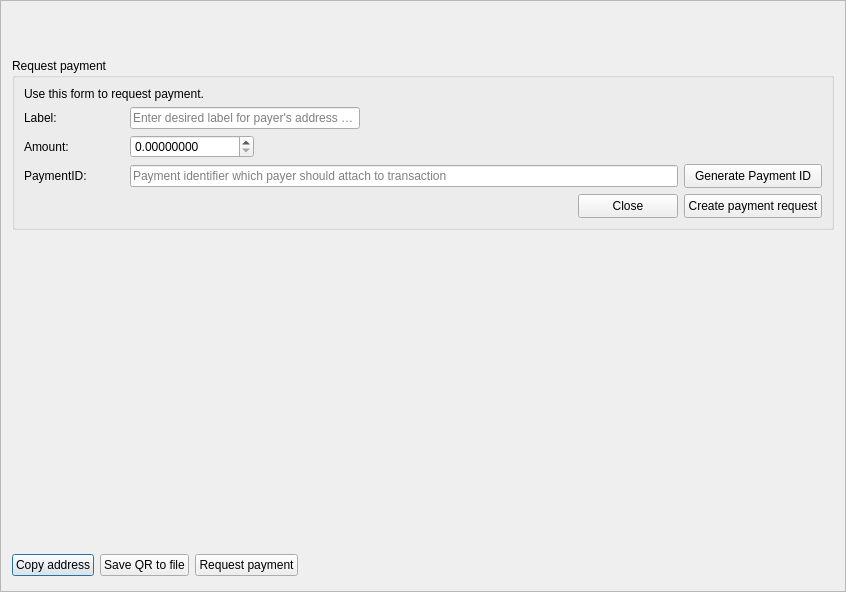
<?xml version="1.0" encoding="UTF-8"?>
<ui version="4.0">
 <class>ReceiveFrame</class>
 <widget class="QFrame" name="ReceiveFrame">
  <property name="geometry">
   <rect>
    <x>0</x>
    <y>0</y>
    <width>846</width>
    <height>592</height>
   </rect>
  </property>
  <property name="windowTitle">
   <string>Frame</string>
  </property>
  <property name="frameShape">
   <enum>QFrame::StyledPanel</enum>
  </property>
  <property name="frameShadow">
   <enum>QFrame::Raised</enum>
  </property>
  <layout class="QVBoxLayout" name="verticalLayout">
   <item>
    <widget class="QFrame" name="m_addressQRFrame">
     <property name="minimumSize">
      <size>
       <width>0</width>
       <height>40</height>
      </size>
     </property>
     <property name="frameShape">
      <enum>QFrame::NoFrame</enum>
     </property>
     <property name="frameShadow">
      <enum>QFrame::Raised</enum>
     </property>
     <layout class="QVBoxLayout" name="verticalLayout_2">
      <property name="margin">
       <number>0</number>
      </property>
      <item>
       <layout class="QHBoxLayout" name="qrCodeFrame">
        <item>
         <widget class="WalletGui::QRLabel" name="m_qrLabel">
          <property name="text">
           <string/>
          </property>
         </widget>
        </item>
        <item>
         <spacer name="horizontalSpacer_2">
          <property name="orientation">
           <enum>Qt::Horizontal</enum>
          </property>
          <property name="sizeHint" stdset="0">
           <size>
            <width>40</width>
            <height>20</height>
           </size>
          </property>
         </spacer>
        </item>
       </layout>
      </item>
     </layout>
    </widget>
   </item>
   <item>
    <widget class="QFrame" name="m_requestPaymentFrame">
     <property name="minimumSize">
      <size>
       <width>0</width>
       <height>0</height>
      </size>
     </property>
     <layout class="QVBoxLayout" name="verticalLayout_3">
      <property name="spacing">
       <number>0</number>
      </property>
      <property name="leftMargin">
       <number>0</number>
      </property>
      <property name="topMargin">
       <number>0</number>
      </property>
      <property name="rightMargin">
       <number>0</number>
      </property>
      <item>
       <widget class="QGroupBox" name="groupBox">
        <property name="title">
         <string>Request payment</string>
        </property>
        <layout class="QGridLayout" name="gridLayout">
         <item row="0" column="0" colspan="2">
          <widget class="QLabel" name="label">
           <property name="text">
            <string>Use this form to request payment.</string>
           </property>
          </widget>
         </item>
         <item row="1" column="0">
          <widget class="QLabel" name="label_7">
           <property name="text">
            <string>Label:</string>
           </property>
          </widget>
         </item>
         <item row="1" column="1" colspan="2">
          <widget class="QLineEdit" name="m_payerLabel">
           <property name="maxLength">
            <number>64</number>
           </property>
           <property name="placeholderText">
            <string>Enter desired label for payer's address book</string>
           </property>
          </widget>
         </item>
         <item row="1" column="3" colspan="4">
          <spacer name="horizontalSpacer_3">
           <property name="orientation">
            <enum>Qt::Horizontal</enum>
           </property>
           <property name="sizeHint" stdset="0">
            <size>
             <width>361</width>
             <height>20</height>
            </size>
           </property>
          </spacer>
         </item>
         <item row="2" column="0">
          <widget class="QLabel" name="label_3">
           <property name="text">
            <string>Amount:</string>
           </property>
          </widget>
         </item>
         <item row="2" column="1">
          <widget class="QDoubleSpinBox" name="m_requestAmountSpin">
           <property name="sizePolicy">
            <sizepolicy hsizetype="Minimum" vsizetype="Fixed">
             <horstretch>0</horstretch>
             <verstretch>0</verstretch>
            </sizepolicy>
           </property>
           <property name="minimumSize">
            <size>
             <width>0</width>
             <height>0</height>
            </size>
           </property>
           <property name="baseSize">
            <size>
             <width>150</width>
             <height>0</height>
            </size>
           </property>
           <property name="locale">
            <locale language="English" country="UnitedStates"/>
           </property>
           <property name="suffix">
            <string/>
           </property>
           <property name="decimals">
            <number>8</number>
           </property>
           <property name="minimum">
            <double>0.000000000000000</double>
           </property>
           <property name="maximum">
            <double>999999999999999.000000000000000</double>
           </property>
           <property name="singleStep">
            <double>1.000000000000000</double>
           </property>
           <property name="value">
            <double>0.000000000000000</double>
           </property>
          </widget>
         </item>
         <item row="2" column="2" colspan="5">
          <spacer name="horizontalSpacer_4">
           <property name="orientation">
            <enum>Qt::Horizontal</enum>
           </property>
           <property name="sizeHint" stdset="0">
            <size>
             <width>547</width>
             <height>20</height>
            </size>
           </property>
          </spacer>
         </item>
         <item row="3" column="0">
          <widget class="QLabel" name="label_6">
           <property name="text">
            <string>PaymentID:</string>
           </property>
          </widget>
         </item>
         <item row="3" column="1" colspan="5">
          <widget class="QLineEdit" name="m_requestPaymentIdEdit">
           <property name="maxLength">
            <number>64</number>
           </property>
           <property name="placeholderText">
            <string>Payment identifier which payer should attach to transaction</string>
           </property>
          </widget>
         </item>
         <item row="3" column="6">
          <widget class="QPushButton" name="m_generatePaymentIdButton">
           <property name="minimumSize">
            <size>
             <width>0</width>
             <height>24</height>
            </size>
           </property>
           <property name="baseSize">
            <size>
             <width>0</width>
             <height>24</height>
            </size>
           </property>
           <property name="text">
            <string>Generate Payment ID</string>
           </property>
          </widget>
         </item>
         <item row="4" column="6">
          <widget class="QPushButton" name="m_createPaymentRequest">
           <property name="minimumSize">
            <size>
             <width>0</width>
             <height>24</height>
            </size>
           </property>
           <property name="baseSize">
            <size>
             <width>0</width>
             <height>24</height>
            </size>
           </property>
           <property name="text">
            <string>Create payment request</string>
           </property>
           <property name="icon">
            <iconset resource="../../resources.qrc">
             <normaloff>:/icons/btn-receive</normaloff>:/icons/btn-receive</iconset>
           </property>
          </widget>
         </item>
         <item row="4" column="5">
          <widget class="QPushButton" name="m_closePaymentRequestFormButton">
           <property name="minimumSize">
            <size>
             <width>0</width>
             <height>24</height>
            </size>
           </property>
           <property name="baseSize">
            <size>
             <width>0</width>
             <height>24</height>
            </size>
           </property>
           <property name="text">
            <string>Close</string>
           </property>
          </widget>
         </item>
         <item row="4" column="0" colspan="5">
          <spacer name="horizontalSpacer_5">
           <property name="orientation">
            <enum>Qt::Horizontal</enum>
           </property>
           <property name="sizeHint" stdset="0">
            <size>
             <width>488</width>
             <height>20</height>
            </size>
           </property>
          </spacer>
         </item>
        </layout>
       </widget>
      </item>
     </layout>
    </widget>
   </item>
   <item>
    <spacer name="verticalSpacer">
     <property name="orientation">
      <enum>Qt::Vertical</enum>
     </property>
     <property name="sizeHint" stdset="0">
      <size>
       <width>20</width>
       <height>40</height>
      </size>
     </property>
    </spacer>
   </item>
   <item>
    <widget class="QFrame" name="m_bottomButtonsFrame">
     <property name="sizePolicy">
      <sizepolicy hsizetype="Expanding" vsizetype="Preferred">
       <horstretch>0</horstretch>
       <verstretch>0</verstretch>
      </sizepolicy>
     </property>
     <property name="minimumSize">
      <size>
       <width>0</width>
       <height>29</height>
      </size>
     </property>
     <property name="frameShape">
      <enum>QFrame::NoFrame</enum>
     </property>
     <property name="frameShadow">
      <enum>QFrame::Raised</enum>
     </property>
     <layout class="QHBoxLayout" name="horizontalLayout">
      <property name="margin">
       <number>0</number>
      </property>
      <item>
       <widget class="QPushButton" name="m_copyAddress">
        <property name="text">
         <string>Copy address</string>
        </property>
        <property name="icon">
         <iconset resource="../../resources.qrc">
          <normaloff>:/icons/copy_white</normaloff>:/icons/copy_white</iconset>
        </property>
        <property name="default">
         <bool>true</bool>
        </property>
       </widget>
      </item>
      <item>
       <widget class="QPushButton" name="m_saveQR">
        <property name="text">
         <string>Save QR to file</string>
        </property>
        <property name="icon">
         <iconset resource="../../resources.qrc">
          <normaloff>:/icons/save</normaloff>:/icons/save</iconset>
        </property>
       </widget>
      </item>
      <item>
       <widget class="QPushButton" name="m_requestPaymentButton">
        <property name="enabled">
         <bool>true</bool>
        </property>
        <property name="text">
         <string>Request payment</string>
        </property>
        <property name="icon">
         <iconset resource="../../resources.qrc">
          <normaloff>:/icons/btn-receive</normaloff>:/icons/btn-receive</iconset>
        </property>
       </widget>
      </item>
      <item>
       <spacer name="horizontalSpacer">
        <property name="orientation">
         <enum>Qt::Horizontal</enum>
        </property>
        <property name="sizeHint" stdset="0">
         <size>
          <width>40</width>
          <height>20</height>
         </size>
        </property>
       </spacer>
      </item>
     </layout>
    </widget>
   </item>
  </layout>
 </widget>
 <customwidgets>
  <customwidget>
   <class>WalletGui::QRLabel</class>
   <extends>QLabel</extends>
   <header>gui/QRLabel.h</header>
  </customwidget>
 </customwidgets>
 <tabstops>
  <tabstop>m_payerLabel</tabstop>
  <tabstop>m_requestAmountSpin</tabstop>
  <tabstop>m_requestPaymentIdEdit</tabstop>
  <tabstop>m_generatePaymentIdButton</tabstop>
  <tabstop>m_closePaymentRequestFormButton</tabstop>
  <tabstop>m_createPaymentRequest</tabstop>
 </tabstops>
 <resources>
  <include location="../../resources.qrc"/>
 </resources>
 <connections>
  <connection>
   <sender>m_generatePaymentIdButton</sender>
   <signal>clicked()</signal>
   <receiver>ReceiveFrame</receiver>
   <slot>generatePaymentIdClicked()</slot>
   <hints>
    <hint type="sourcelabel">
     <x>736</x>
     <y>161</y>
    </hint>
    <hint type="destinationlabel">
     <x>422</x>
     <y>295</y>
    </hint>
   </hints>
  </connection>
  <connection>
   <sender>m_copyAddress</sender>
   <signal>clicked()</signal>
   <receiver>ReceiveFrame</receiver>
   <slot>copyAddress()</slot>
   <hints>
    <hint type="sourcelabel">
     <x>818</x>
     <y>26</y>
    </hint>
    <hint type="destinationlabel">
     <x>422</x>
     <y>295</y>
    </hint>
   </hints>
  </connection>
  <connection>
   <sender>m_requestPaymentButton</sender>
   <signal>clicked()</signal>
   <receiver>ReceiveFrame</receiver>
   <slot>requestPaymentClicked()</slot>
   <hints>
    <hint type="sourcelabel">
     <x>273</x>
     <y>568</y>
    </hint>
    <hint type="destinationlabel">
     <x>422</x>
     <y>295</y>
    </hint>
   </hints>
  </connection>
  <connection>
   <sender>m_saveQR</sender>
   <signal>clicked()</signal>
   <receiver>ReceiveFrame</receiver>
   <slot>saveQRcodeToFile()</slot>
   <hints>
    <hint type="sourcelabel">
     <x>163</x>
     <y>568</y>
    </hint>
    <hint type="destinationlabel">
     <x>422</x>
     <y>295</y>
    </hint>
   </hints>
  </connection>
  <connection>
   <sender>m_closePaymentRequestFormButton</sender>
   <signal>clicked()</signal>
   <receiver>ReceiveFrame</receiver>
   <slot>closePaymentRequestForm()</slot>
   <hints>
    <hint type="sourcelabel">
     <x>552</x>
     <y>190</y>
    </hint>
    <hint type="destinationlabel">
     <x>422</x>
     <y>295</y>
    </hint>
   </hints>
  </connection>
  <connection>
   <sender>m_createPaymentRequest</sender>
   <signal>clicked()</signal>
   <receiver>ReceiveFrame</receiver>
   <slot>createRequestPaymentClicked()</slot>
   <hints>
    <hint type="sourcelabel">
     <x>736</x>
     <y>191</y>
    </hint>
    <hint type="destinationlabel">
     <x>422</x>
     <y>295</y>
    </hint>
   </hints>
  </connection>
 </connections>
 <slots>
  <slot>copyAddress()</slot>
 </slots>
</ui>
